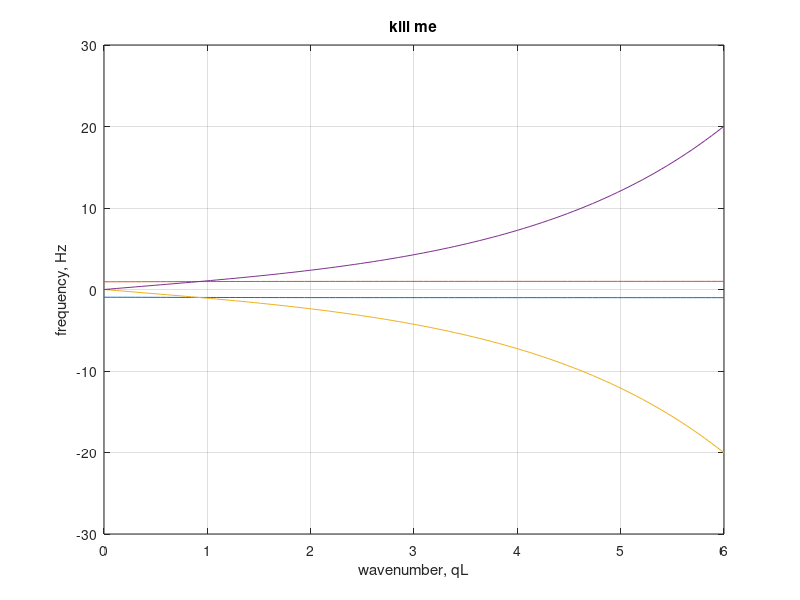

Recreate this plot in MATLAB.
%% Dispersion.m
% Purpose - solve for the dispersion properties of a metamaterial system
% with k1,k2,m1,m2 and a driving frequency
%--------------------------------
% Analytical equation
%----------------------------
% cosh(qa)=1+0.5*(w^4-(1-B)*K^2*w^2)/(K^2-w^2)
%-------------------------------
% qa = wavenumber x unit spacing
% B = mass ratio
% K = sqrt(A/B)
% A = spring ratio
k1=2e6;
m1=1;
k2=0.1*k1;
m2=9*m1;

B=m2/m1;
A=k2/k1;
K=sqrt(A/B);
w=0:1:50;


K=1;
B=0.1;
A=0.1;
% for i=1:length(w)
%     Q=acosh(1+0.5*((w(i)^4-(1-B)*K^2*w(i)^2)/(K^2-w(i)^2)));
%     X(i)=real(Q);
%     Y(i)=imag(Q);
% end

% plot(X,w/(2*pi),Y,w/(2*pi))
Q=linspace(0,6,100);
w1 =-(1/sqrt(2))*sqrt(sqrt((B*K^2 - K^2 + 2*cosh(Q) - 2).^2 - 4*(2*K^2 - 2*K^2*cosh(Q))) - B*K^2 + K^2 - 2*cosh(Q) + 2);
w2=(1/sqrt(2))*sqrt(sqrt((B*K^2 - K^2 + 2*cosh(Q) - 2).^2 - 4*(2*K^2 - 2*K^2*cosh(Q))) - B*K^2 + K^2 - 2*cosh(Q) + 2);
w3=-(1/sqrt(2))*sqrt(-sqrt((B*K^2 - K^2 + 2*cosh(Q) - 2).^2 - 4*(2*K^2 - 2*K^2*cosh(Q))) - B*K^2 + K^2 - 2*cosh(Q) + 2);
w4=(1/sqrt(2))*sqrt(-sqrt((B*K^2 - K^2 + 2*cosh(Q) - 2).^2 - 4*(2*K^2 - 2*K^2*cosh(Q))) - B*K^2 + K^2 - 2*cosh(Q) + 2);
w3=imag(w3);
w4=imag(w4);
plot(Q,w1,Q,w2,Q,w3,Q,w4)


grid on
xlabel('wavenumber, qL') % x-axis label
ylabel('frequency, Hz') % y-axis label
title('kill me')